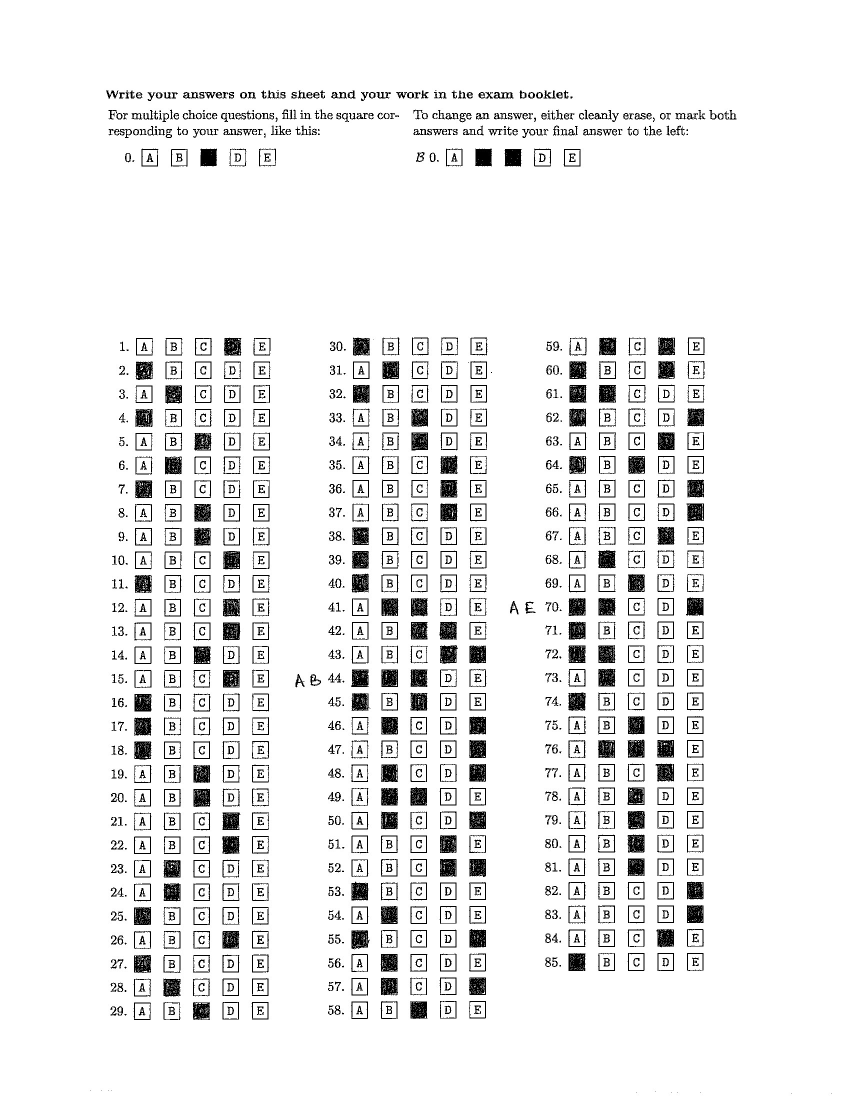
#> input picture test-images/b-27.jpg, 1700 x 2200 px (shown at 1/2 size)
$ python grade.py
#> lines starting #> are read from the running program, lines starting #| are printed output that depends on the picture; after the words box and inside, x2 and y2 are one past the last pixel; in counts of white or black regions, pixels touching at a corner belong together
from PIL import Image, ImageDraw, ImageFilter
import sys
import random
import numpy as np

'''
Steps:
1. Load the image
2. Convert it to grayscale
3. Apply Gaussian Noise
4. Binarize the image to differentiate the points easily
5. Find the countours, where will iterate pixel by pixel and check in a predefined area

'''

### Global variables
IMG_WIDTH = 500
IMG_HEIGHT = 500


# Load the image
image = Image.open('test-images/b-27.jpg')
#> image is the input picture: PIL image 1700x2200 L; min 0, max 255, mean 237.4
print("Image is %s pixels wide." % image.width)
#| Image is 1700 pixels wide.
print("Image is %s pixels high." % image.height)
#| Image is 2200 pixels high.
# resizing the image for ease of analysis
resized_image = image.resize((IMG_WIDTH, IMG_HEIGHT))
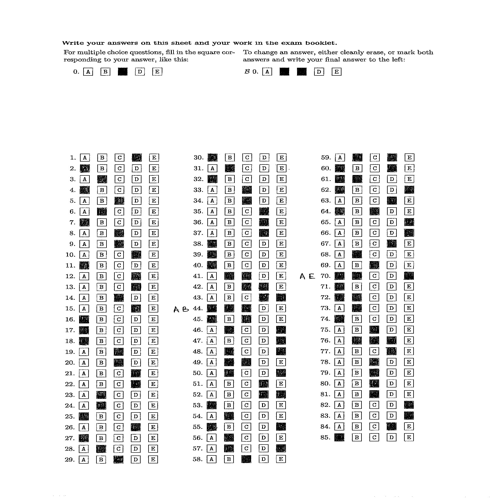
#> resized_image: PIL image 500x500 L; min 0, max 255, mean 236.9
# Convert them to grayscale
gray_image = resized_image.convert("L")

# gray_image.save("gray_image.png")

###################################### Applying guassian filter
# This steps helps us to remove the noise if any

# guassain_image = gray_image.filter(ImageFilter.GaussianBlur(radius=1)); # This random kernel value, if the program performs poor, may be we could try adjusting it

# Now we can apply binary thresholding, this to convert the image to black and white, where white dots represent the answer marked which becomes more useful to detect the answer points
thresh = 90
binarized_image = gray_image.point(lambda p: 255 if p > thresh else 0)
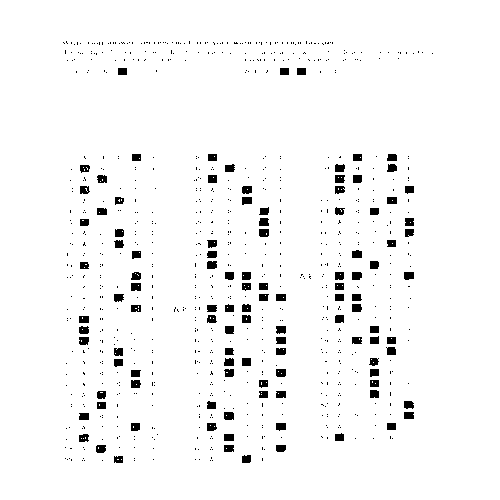
#> binarized_image: PIL image 500x500 L; 96.6% white; 877 black regions (766 under 20 px), largest, box (x1, y1, x2, y2) and area: (131, 283, 141, 291) 77, (259, 229, 269, 237) 76, (276, 369, 286, 377) 76

binarized_image.save("output2.png")

draw = ImageDraw.Draw(binarized_image)
binarized_image_np = np.array(binarized_image)
##############################################
from PIL import Image, ImageDraw
import numpy as np

# Assuming 'binarized_image' is your image after binarization
binarized_image_np = np.array(binarized_image)

# Convert the binarized image to RGB to draw colored circles
rgb_image = Image.fromarray(binarized_image_np).convert("RGB")
draw = ImageDraw.Draw(rgb_image)

# Define parameters
start_x, start_y = 42, 80
vertical_jump, horizontal_jump = 6, 9
radius = 2
rows, cols = 30, 5  # Assuming 2 rows and 5 columns based on your provided positions

# Function to check if a circle is filled more than half
def is_filled_circle(img_array, center, radius):
    x, y = center
    # Extract the square bounding box of the circle
    square_region = img_array[y-radius:y+radius+1, x-radius:x+radius+1]
    # Calculate the filled percentage
    filled_pixels = np.sum(square_region < 128)  # Assuming dark pixels indicate filling
    total_pixels = square_region.size
    filled_percentage = filled_pixels / total_pixels
    return filled_percentage > 0.3

# Iterate over each expected circle position
for row in range(rows):
    for col in range(cols):
        current_x = start_x + col * horizontal_jump
        current_y = start_y + row * vertical_jump
        center = (current_x, current_y)
        # Check if the circle at this position is filled more than half
        if is_filled_circle(binarized_image_np, center, radius):
            print(f"Filled Circle: Row {row + 1}, Column {col + 1}")
            draw.ellipse((current_x-radius, current_y-radius, current_x+radius, current_y+radius), outline="green")
        else:
            draw.ellipse((current_x-radius, current_y-radius, current_x+radius, current_y+radius), outline="red")

# Save or show the image with circles
rgb_image.save("marked_circles.png")
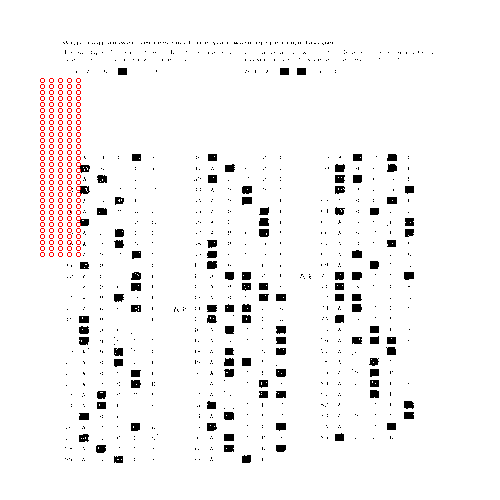
#> saved as marked_circles.png: PIL image 500x500 RGB; mean R, G, B 246.4, 244.5, 244.5
##########################################################
'''
Original image with circle to check the overlay of circle
'''
# Assuming 'image' is your original image loaded earlier
# Ensure the image is in RGB mode to allow for drawing in color
rgb_image = gray_image.convert("RGB")
draw = ImageDraw.Draw(rgb_image)

# Define parameters
start_x, start_y = 42, 80
vertical_jump, horizontal_jump = 6, 9
radius = 2
rows, cols = 30, 5  # Assuming 2 rows and 5 columns based on your provided positions

# Iterate over each expected circle position and draw a red circle
for row in range(rows):
    for col in range(cols):
        current_x = start_x + col * horizontal_jump
        current_y = start_y + row * vertical_jump
        # Draw a red ellipse at each position without checking for fill
        draw.ellipse((current_x-radius, current_y-radius, current_x+radius, current_y+radius), outline="red", width=1)

# Save or show the image with red circles
rgb_image.save("original_with_red_circles.png")
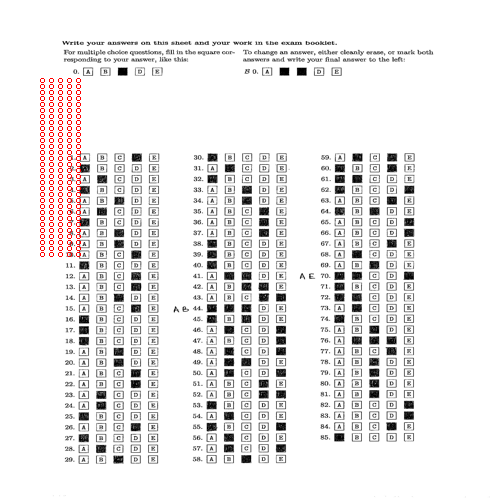
#> saved as original_with_red_circles.png: PIL image 500x500 RGB; mean R, G, B 237, 235.2, 235.2
# rgb_image.show()


##########################################################
rgb_image = binarized_image.convert("RGB")

# Create a drawing context
draw = ImageDraw.Draw(rgb_image)

# Define the positions for the dots and the radius
positions = [(42, 80), (51, 80), (60, 80), (69, 80), (78, 80)]  # List of tuples for each position
radius = 2

# Draw red dots on the specified positions
for position in positions:
    x, y = position
    draw.ellipse((x-radius, y-radius, x+radius, y+radius), fill='red')

positions = [(42, 86), (51, 86), (60, 86), (69, 86), (78, 86)]  # List of tuples for each position
radius = 2

# Draw red dots on the specified positions
for position in positions:
    x, y = position
    draw.ellipse((x-radius, y-radius, x+radius, y+radius), fill='green')

# Save or show the image with dots
rgb_image.save("gray_image_with_dots.png")  # Save the image
